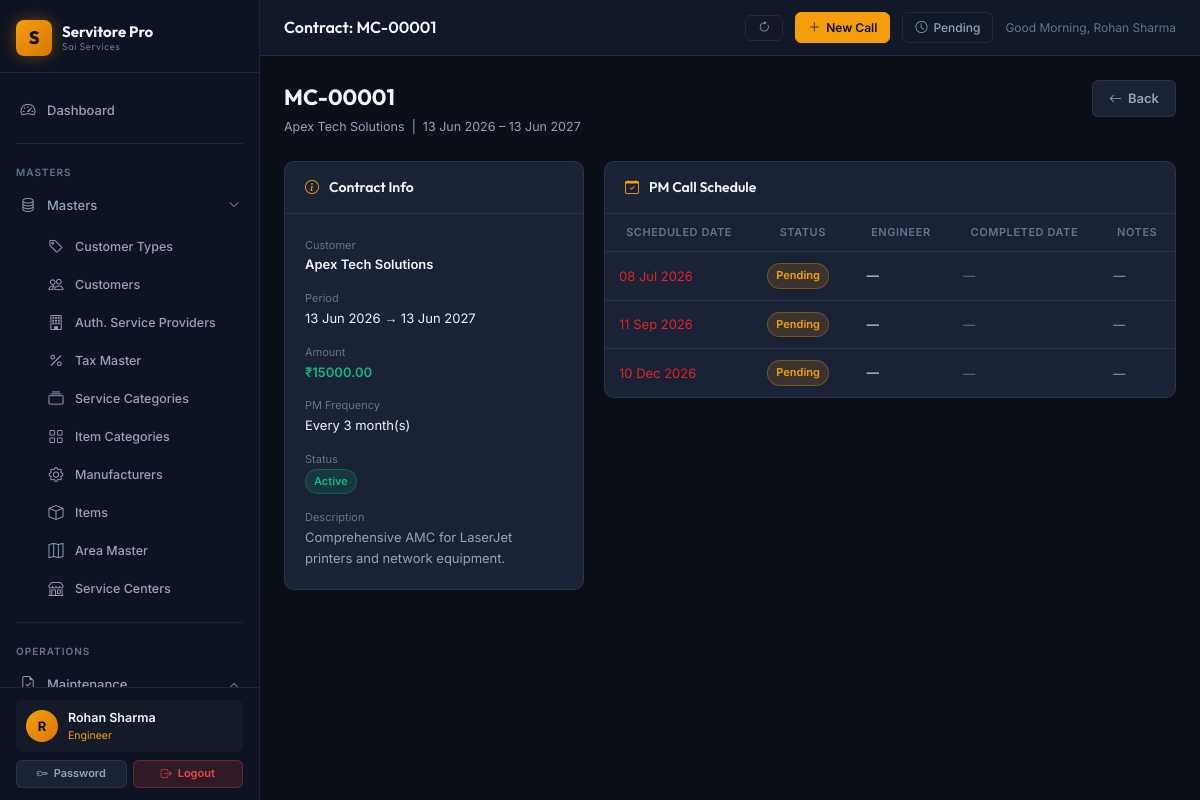
The page /maintenance/1 (signed in) on the database its author committed.
### app/models/user.py (models this page shows, shortened)
class User(db.Model, UserMixin):
    __tablename__ = 'users'
    id = db.Column(db.Integer, primary_key=True)
    username = db.Column(db.String(64), unique=True, nullable=False, index=True)
    email = db.Column(db.String(120), unique=True, nullable=False)
    full_name = db.Column(db.String(120), nullable=False, default='')
    password_hash = db.Column(db.String(256), nullable=False)
    role = db.Column(db.String(20), nullable=False, default='Viewer')
    is_active = db.Column(db.Boolean, nullable=False, default=True)
    phone = db.Column(db.String(20), nullable=True)
    area_id = db.Column(db.Integer, db.ForeignKey('area_masters.id'), nullable=True)
    created_at = db.Column(db.DateTime, default=datetime.utcnow)
    last_login_at = db.Column(db.DateTime, nullable=True)
    area = db.relationship('AreaMaster', foreign_keys=[area_id], lazy='select')

### app/models/maintenance_contract.py (models this page shows, shortened)
class MaintenanceContract(db.Model):
    __tablename__ = 'maintenance_contracts'
    id = db.Column(db.Integer, primary_key=True)
    contract_no = db.Column(db.String(50), unique=True, nullable=False)
    customer_id = db.Column(db.Integer, db.ForeignKey('customers.id'), nullable=False)
    start_date = db.Column(db.Date, nullable=False)
    end_date = db.Column(db.Date, nullable=False)
    amount = db.Column(db.Float, default=0.0)
    pm_frequency_months = db.Column(db.Integer, default=3)  # PM every N months
    description = db.Column(db.Text, nullable=True)
    status = db.Column(db.String(20), default='Active')  # Active, Expired, Cancelled
    created_at = db.Column(db.DateTime, default=datetime.utcnow)
    created_by = db.Column(db.Integer, db.ForeignKey('users.id'), nullable=True)
    pm_calls = db.relationship('PMCall', backref='contract', lazy=True)
    creator = db.relationship('User', foreign_keys=[created_by], lazy='select')
    @property
    def is_expired(self):
        from datetime import date
        return self.end_date < date.today()

class PMCall(db.Model):
    __tablename__ = 'pm_calls'
    id = db.Column(db.Integer, primary_key=True)
    contract_id = db.Column(db.Integer, db.ForeignKey('maintenance_contracts.id'), nullable=False)
    scheduled_date = db.Column(db.Date, nullable=False)
    completed_date = db.Column(db.Date, nullable=True)
    engineer_id = db.Column(db.Integer, db.ForeignKey('users.id'), nullable=True)
    status = db.Column(db.String(20), default='Pending')  # Pending, Completed
    notes = db.Column(db.Text, nullable=True)
    created_at = db.Column(db.DateTime, default=datetime.utcnow)
    engineer = db.relationship('User', foreign_keys=[engineer_id], lazy='select')

### app/models/customer.py (models this page shows, shortened)
class Customer(db.Model):
    __tablename__ = 'customers'
    id = db.Column(db.Integer, primary_key=True)
    name = db.Column(db.String(150), nullable=False)
    type_id = db.Column(db.Integer, db.ForeignKey('customer_types.id'), nullable=True)
    area_id = db.Column(db.Integer, db.ForeignKey('area_masters.id'), nullable=True)
    phone = db.Column(db.String(20), nullable=True)
    mobile = db.Column(db.String(20), nullable=True)
    email = db.Column(db.String(120), nullable=True)
    address = db.Column(db.Text, nullable=True)
    city = db.Column(db.String(100), nullable=True)
    pincode = db.Column(db.String(10), nullable=True)
    gst_number = db.Column(db.String(20), nullable=True)
    is_active = db.Column(db.Boolean, default=True)
    created_at = db.Column(db.DateTime, default=datetime.utcnow)
    service_calls = db.relationship('ServiceCall', backref='customer', lazy=True)
    warranties = db.relationship('Warranty', backref='customer', lazy=True)
    maintenance_contracts = db.relationship('MaintenanceContract', backref='customer', lazy=True)
    challans = db.relationship('DeliveryChallan', backref='customer', lazy=True)

### app/blueprints/maintenance/routes.py (the view)
@maintenance_bp.route('/<int:id>')
@login_required
def view_contract(id):
    contract = MaintenanceContract.query.get_or_404(id)
    return render_template('maintenance/view.html', contract=contract)

### app/templates/maintenance/view.html (shortened to what this page needs)
{% extends 'layouts/base.html' %}
{% block topbar_title %}Contract: {{ contract.contract_no }}{% endblock %}
{% block content %}
<div class="page-header">
  <div>
    <div class="page-title">{{ contract.contract_no }}</div>
    <div class="page-subtitle">{{ contract.customer.name if contract.customer else '' }} &nbsp;|&nbsp; {{ contract.start_date.strftime('%d %b %Y') }} – {{ contract.end_date.strftime('%d %b %Y') }}</div>
  </div>
  <a href="{{ url_for('maintenance.list_contracts') }}" class="btn btn-secondary"><i class="bi bi-arrow-left"></i> Back</a>
</div>
<div class="row">
  <div class="col-auto" style="min-width:260px;max-width:300px;">
    <div class="card">
      <div class="card-header"><i class="bi bi-info-circle text-accent"></i><span class="card-header-title">Contract Info</span></div>
      <div class="card-body" style="font-size:13px;display:flex;flex-direction:column;gap:12px;">
        <div><span style="color:var(--text-muted);font-size:11px;">Customer</span><div class="fw-600">{{ contract.customer.name if contract.customer else '—' }}</div></div>
        <div><span style="color:var(--text-muted);font-size:11px;">Period</span><div>{{ contract.start_date.strftime('%d %b %Y') }} → {{ contract.end_date.strftime('%d %b %Y') }}</div></div>
        <div><span style="color:var(--text-muted);font-size:11px;">Amount</span><div class="fw-600" style="color:var(--status-closed);">₹{{ '%.2f'|format(contract.amount) }}</div></div>
        <div><span style="color:var(--text-muted);font-size:11px;">PM Frequency</span><div>Every {{ contract.pm_frequency_months }} month(s)</div></div>
        <div><span style="color:var(--text-muted);font-size:11px;">Status</span><div><span class="badge badge-{{ 'active' if contract.status == 'Active' and not contract.is_expired else 'expired' }}">{{ contract.status }}</span></div></div>
        {% if contract.description %}<div><span style="color:var(--text-muted);font-size:11px;">Description</span><div style="color:var(--text-secondary);">{{ contract.description }}</div></div>{% endif %}
      </div>
    </div>
  </div>
  <div class="col">
    <div class="card">
      <div class="card-header"><i class="bi bi-calendar-check text-accent"></i><span class="card-header-title">PM Call Schedule</span></div>
      <div class="table-responsive">
        <table class="data-table">
          <thead><tr><th>Scheduled Date</th><th>Status</th><th>Engineer</th><th>Completed Date</th><th>Notes</th></tr></thead>
          <tbody>
            {% for pm in contract.pm_calls|sort(attribute='scheduled_date') %}
            <tr>
              <td style="{% if pm.status == 'Pending' %}color:var(--status-deadline);{% endif %}white-space:nowrap;">{{ pm.scheduled_date.strftime('%d %b %Y') }}</td>
              <td><span class="badge badge-{{ 'closed' if pm.status == 'Completed' else 'pending' }}">{{ pm.status }}</span></td>
              <td style="font-size:12.5px;">{{ pm.engineer.full_name if pm.engineer else '—' }}</td>
              <td style="font-size:12px;color:var(--text-muted);">{{ pm.completed_date.strftime('%d %b %Y') if pm.completed_date else '—' }}</td>
              <td style="font-size:12px;color:var(--text-secondary);">{{ pm.notes or '—' }}</td>
            </tr>
            {% else %}
            <tr><td colspan="5" style="text-align:center;color:var(--text-muted);padding:24px;">No PM calls scheduled.</td></tr>
            {% endfor %}
          </tbody>
        </table>
      </div>
    </div>
  </div>
</div>
{% endblock %}

### app/templates/layouts/base.html (shortened to what this page needs)
<!DOCTYPE html>
<html lang="en">
<head>
  <link rel="stylesheet" href="https://cdn.jsdelivr.net/npm/bootstrap-icons@1.11.3/font/bootstrap-icons.min.css">
  <link rel="stylesheet" href="{{ url_for('static', filename='css/main.css') }}">
</head>
<body>
<div class="app-shell">
  <aside class="sidebar" id="sidebar">
    <div class="sidebar-brand">
      <div class="brand-icon">S</div>
      <div class="brand-text">
        Servitore Pro
        <small>Sai Services</small>
      </div>
    </div>
    <nav style="flex:1; padding: 8px 0; overflow-y: auto;">
      <div class="nav-section">
        <a href="{{ url_for('dashboard.index') }}" class="nav-link {% if request.blueprint == 'dashboard' %}active{% endif %}">
          <i class="bi bi-speedometer2"></i> Dashboard
        </a>
      </div>
      <div class="divider" style="margin: 4px 16px;"></div>
      <div class="nav-section">
        <div class="nav-section-label">Masters</div>
        <div class="nav-item">
          <a class="nav-link" data-bs-toggle="collapse" href="#mastersMenu" role="button"
             aria-expanded="{% if request.blueprint == 'masters' %}true{% else %}false{% endif %}">
            <i class="bi bi-database"></i>
            <span>Masters</span>
            <i class="bi bi-chevron-down nav-arrow"></i>
          </a>
          <div class="collapse {% if request.blueprint == 'masters' %}show{% endif %}" id="mastersMenu">
            <ul class="nav-submenu">
              <li><a href="{{ url_for('masters.customer_types') }}" class="nav-link {% if request.path.startswith('/masters/customer-type') %}active{% endif %}"><i class="bi bi-tag"></i> Customer Types</a></li>
              <li><a href="{{ url_for('masters.customers') }}" class="nav-link {% if request.path.startswith('/masters/customer') and 'type' not in request.path %}active{% endif %}"><i class="bi bi-people"></i> Customers</a></li>
              <li><a href="{{ url_for('masters.asps') }}" class="nav-link {% if request.path.startswith('/masters/asp') %}active{% endif %}"><i class="bi bi-building"></i> Auth. Service Providers</a></li>
              <li><a href="{{ url_for('masters.taxes') }}" class="nav-link {% if request.path.startswith('/masters/tax') %}active{% endif %}"><i class="bi bi-percent"></i> Tax Master</a></li>
              <li><a href="{{ url_for('masters.service_categories') }}" class="nav-link {% if request.path.startswith('/masters/service-cat') %}active{% endif %}"><i class="bi bi-collection"></i> Service Categories</a></li>
              <li><a href="{{ url_for('masters.item_categories') }}" class="nav-link {% if request.path.startswith('/masters/item-cat') %}active{% endif %}"><i class="bi bi-grid"></i> Item Categories</a></li>
              <li><a href="{{ url_for('masters.manufacturers') }}" class="nav-link {% if request.path.startswith('/masters/manufacturer') %}active{% endif %}"><i class="bi bi-gear"></i> Manufacturers</a></li>
              <li><a href="{{ url_for('masters.items') }}" class="nav-link {% if request.path.startswith('/masters/item') and 'cat' not in request.path %}active{% endif %}"><i class="bi bi-box"></i> Items</a></li>
              <li><a href="{{ url_for('masters.areas') }}" class="nav-link {% if request.path.startswith('/masters/area') %}active{% endif %}"><i class="bi bi-map"></i> Area Master</a></li>
              <li><a href="{{ url_for('masters.service_centers') }}" class="nav-link {% if request.path.startswith('/masters/service-center') %}active{% endif %}"><i class="bi bi-shop"></i> Service Centers</a></li>
            </ul>
          </div>
        </div>
      </div>
      <div class="divider" style="margin: 4px 16px;"></div>
      <div class="nav-section">
        <div class="nav-section-label">Operations</div>
        <div class="nav-item">
          <a class="nav-link" data-bs-toggle="collapse" href="#maintenanceMenu" role="button"
             aria-expanded="{% if request.blueprint == 'maintenance' %}true{% else %}false{% endif %}">
            <i class="bi bi-file-earmark-check"></i>
            <span>Maintenance</span>
            <i class="bi bi-chevron-down nav-arrow"></i>
          </a>
        </div>
      </div>
    </nav>
    <div class="sidebar-footer">
      {% if current_user.is_authenticated %}
      <div class="sidebar-user">
        <div class="user-avatar">{{ (current_user.full_name or current_user.username)[0]|upper }}</div>
        <div class="user-info">
          <div class="user-name">{{ current_user.full_name or current_user.username }}</div>
          <div class="user-role">{{ current_user.role }}</div>
        </div>
      </div>
      <div style="display:flex; gap:6px; margin-top:8px;">
        <a href="{{ url_for('auth.change_password') }}" class="btn btn-secondary btn-sm" style="flex:1; justify-content:center; font-size:11px;"><i class="bi bi-key"></i> Password</a>
        <a href="{{ url_for('auth.logout') }}" class="btn btn-danger btn-sm" style="flex:1; justify-content:center; font-size:11px;"><i class="bi bi-box-arrow-right"></i> Logout</a>
      </div>
      {% endif %}
    </div>
  </aside>
  <div class="main-wrapper">
    <header class="topbar">
      <div>
        <div class="topbar-title font-outfit">{% block topbar_title %}Servitore Pro{% endblock %}</div>
      </div>
      <div class="topbar-actions">
        <button onclick="window.location.reload();" class="topbar-btn" title="Refresh Page">
          <i class="bi bi-arrow-clockwise"></i>
        </button>
        <a href="{{ url_for('service.register') }}" class="topbar-btn primary" title="Service Call Register (F3)">
          <i class="bi bi-plus-lg"></i> New Call
        </a>
        <a href="{{ url_for('service.pending_calls') }}" class="topbar-btn" title="Pending Calls (Ctrl+P)">
          <i class="bi bi-clock"></i>
          <span class="d-none d-sm-inline">Pending</span>
        </a>
        {% if current_user.is_authenticated %}
        <span style="font-size:12px; color:var(--text-muted);" id="header-greeting" data-name="{{ current_user.full_name or current_user.username }}"></span>
        {% endif %}
      </div>
    </header>
    <main class="content-area">
      {% block content %}{% endblock %}
    </main>
  </div>
</div>
</body>
</html>

### rows shown on the page
User: full_name "R", full_name "Rohan Sharma", role "Engineer"
MaintenanceContract: contract_no "MC-00001", start_date "13 Jun 2026", end_date "13 Jun 2027", amount "15000.00", pm_frequency_months "3", status "Active", description "Comprehensive AMC for LaserJet printers and network equipment."
Customer: customer "Apex Tech Solutions"
PMCall: scheduled_date "08 Jul 2026", status "Pending", engineer "—", completed_date "—", notes "—"
PMCall: scheduled_date "11 Sep 2026", status "Pending", engineer "—", completed_date "—", notes "—"
PMCall: scheduled_date "10 Dec 2026", status "Pending", engineer "—", completed_date "—", notes "—"
